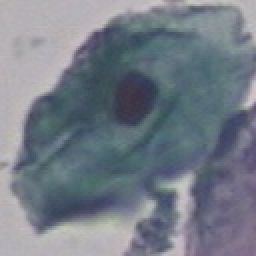
#> input picture NUCLEOUNET/CELULAS/normalInter14.jpg, 128 x 128 px, found by its file name (shown 2 times larger)
$ jupyter execute --allow-errors 1_preprocesamiento.ipynb
#> lines starting #> are read from the running program, lines starting #| are printed output that depends on the picture; after the words box and inside, x2 and y2 are one past the last pixel; in counts of white or black regions, pixels touching at a corner belong together
[cell 1]
import cv2
import numpy as np
import pandas as pd
import os
from matplotlib import pyplot as plt
import matplotlib.image as img
from sklearn.preprocessing import normalize
import seaborn as sns
from numpy import linspace
import seaborn as sns
from cv2 import MORPH_ELLIPSE
import seaborn
from tqdm import tqdm
from skimage.feature import graycomatrix, graycoprops
import random
import shutil

# CITOPLASMA

### PROCESAMIENTO DE LAS IMÁGENES DE ENTRADA

Se realiza el redimensionamiento de las imágenes del conjunto de datos

[cell 2]
ancho = 128
alto = 128

[cell 3]
dir = 'CELULAS/'
for f in os.listdir(dir):
    os.remove(os.path.join(dir, f))
#recorrer cada una de las clases
clase = ['DatasetNormalizado/1_normal_superficiel/','DatasetNormalizado/2_normal_intermediate/','DatasetNormalizado/3_normal_columnar/','DatasetNormalizado/4_light_dysplastic/','DatasetNormalizado/5_moderate_dysplastic/','DatasetNormalizado/6_severe_dysplastic/','DatasetNormalizado/7_carcinoma_in_situ/']
#clase = ['DatasetNormalizado/1_normal_superficiel/','DatasetNormalizado/2_normal_intermediate/','DatasetNormalizado/6_severe_dysplastic/','DatasetNormalizado/7_carcinoma_in_situ/']
# redimensionamiento de cada celula
#> (the rest of this cell did not finish here and is left out)

### PROCESAMIENTO DE LAS IMAGENES DE REFERENCIA CITOPLASMA

Las imágenes de referencia contiene la información de la región de interés ya segmentada. Demarcada con una máscara, en este caso para el citoplasma

[cell 4]
dir = 'DatasetNormalizado/MASCARAS/2_normal_intermediate/normalInter14.jpg'
# lectura de la imagen en formato BGR
citoplasma = cv2.imread(dir)
#> citoplasma is the input picture: shape (128, 128, 3); mean B, G, R 135.1, 124.1, 116.6
# plano de rojos
citoplasma = citoplasma[:,:,2]
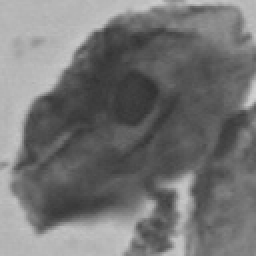
#> citoplasma: shape (128, 128) (shown 2 times larger); min 49, max 209, mean 116.6
plt.figure(figsize=(3,3))
plt.imshow(citoplasma,'gray')
plt.axis(False)
plt.show()

# histograma plano r
hist = cv2.calcHist([citoplasma],[0],None,[256],[0,256]);
#> hist = 256 values, max 431 at index 183, min 0 at index 0, mean 64
plt.figure(figsize=(3,3))
plt.plot(hist,'gray')
plt.grid()
plt.title('histograma de imagen de Referencia')
plt.show()
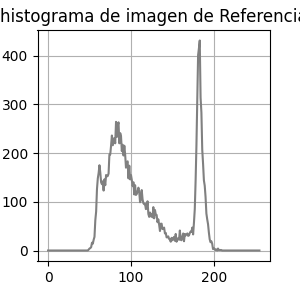
#> figure drawn by matplotlib, 1 panel; curve peaks at x = 183, y = 431

[cell 5]
plt.imshow(cv2.imread(dir))
plt.axis(False)

[cell 6]
citoplasma[citoplasma >= 100] = 10
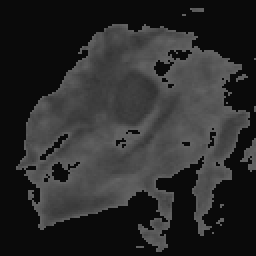
#> citoplasma: shape (128, 128) (shown 2 times larger); min 10, max 99, mean 43.6
citoplasma[citoplasma != 10] = 255
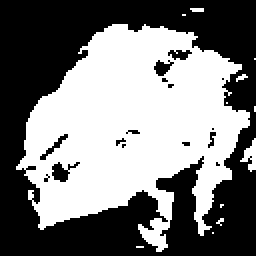
#> citoplasma: shape (128, 128) (shown 2 times larger); values 10 (black) and 255 (white), 48.4% white; 12 white regions (10 under 20 px), largest, box (x1, y1, x2, y2) and area: (8, 12, 125, 126) 7811, (120, 69, 128, 86) 65
#citoplasma = cv2.bitwise_not(citoplasma)
#citoplasma[citoplasma <= 10] = 255
plt.figure(figsize=(3,3))
plt.imshow(citoplasma,'gray')
